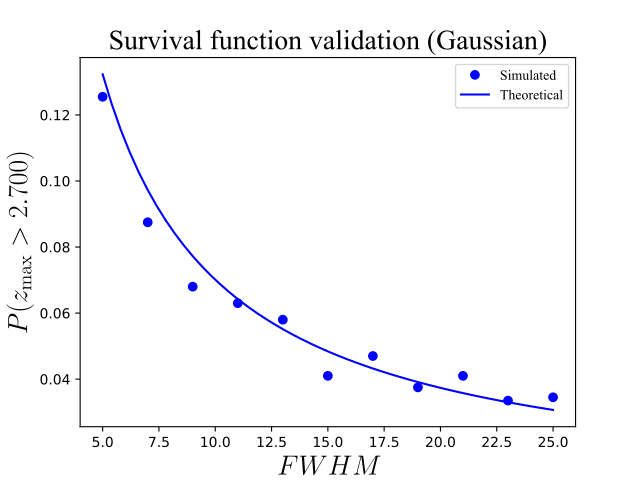

Reproduce this figure in Python.
import numpy as np
from matplotlib import pyplot
import rft1d

np.random.seed(123456789)
nResponses = 2000
nNodes     = 101
u          = 2.7
FWHM       = np.linspace(5, 25, 11)

#(1) Generate Gaussian 1D fields and extract maxima:
SF         = []
for w in FWHM:
        y      = rft1d.randn1d(nResponses, nNodes, w, pad=True)
        ymax   = y.max(axis=1)
        SF.append(  (ymax>u).mean()  )

#(2) Expected survival functions:
FWHMi      = np.linspace(min(FWHM), max(FWHM), 51)
sfE        = [rft1d.norm.sf(u, nNodes, w)  for w in FWHMi]

#(3) Plot results:
pyplot.close('all')
name       = 'Times New Roman'
ax         = pyplot.axes()
ax.plot(FWHM, SF, 'bo', label='Simulated')
ax.plot(FWHMi, sfE, 'b-', label='Theoretical')
ax.set_xlabel(r'$FWHM$', size=20, name=name, usetex=True)
ax.set_ylabel('$P (z_\mathrm{max} > %.3f)$'%u, size=20, name=name, usetex=True)
leg = ax.legend()
pyplot.setp( leg.get_texts(), name=name )
ax.set_title('Survival function validation (Gaussian)', size=20, name=name)
pyplot.show()
